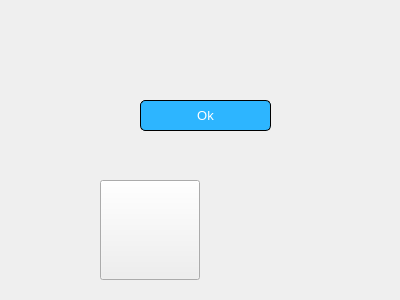
<?xml version="1.0" encoding="UTF-8"?>
<ui version="4.0">
 <class>Form</class>
 <widget class="QWidget" name="Form">
  <property name="geometry">
   <rect>
    <x>0</x>
    <y>0</y>
    <width>400</width>
    <height>300</height>
   </rect>
  </property>
  <property name="windowTitle">
   <string>Form</string>
  </property>
  <widget class="QToolButton" name="toolButton">
   <property name="geometry">
    <rect>
     <x>100</x>
     <y>180</y>
     <width>100</width>
     <height>100</height>
    </rect>
   </property>
   <property name="sizePolicy">
    <sizepolicy hsizetype="Fixed" vsizetype="Fixed">
     <horstretch>0</horstretch>
     <verstretch>0</verstretch>
    </sizepolicy>
   </property>
   <property name="minimumSize">
    <size>
     <width>100</width>
     <height>100</height>
    </size>
   </property>
   <property name="maximumSize">
    <size>
     <width>100</width>
     <height>100</height>
    </size>
   </property>
   <property name="baseSize">
    <size>
     <width>100</width>
     <height>100</height>
    </size>
   </property>
   <property name="cursor">
    <cursorShape>PointingHandCursor</cursorShape>
   </property>
   <property name="autoFillBackground">
    <bool>false</bool>
   </property>
   <property name="styleSheet">
    <string notr="true">border-image: url(:/Images/Images/Hold_Sale.png) 0 0 0 0 stretch stretch</string>
   </property>
   <property name="text">
    <string/>
   </property>
  </widget>
  <widget class="QToolButton" name="toolButton_2">
   <property name="geometry">
    <rect>
     <x>140</x>
     <y>100</y>
     <width>131</width>
     <height>31</height>
    </rect>
   </property>
   <property name="font">
    <font>
     <family>Segoe UI</family>
     <pointsize>10</pointsize>
    </font>
   </property>
   <property name="cursor">
    <cursorShape>PointingHandCursor</cursorShape>
   </property>
   <property name="styleSheet">
    <string notr="true">background-color: #2db5ff; border-radius: 5px; color: white; border: 1px solid black;</string>
   </property>
   <property name="text">
    <string>Ok</string>
   </property>
  </widget>
 </widget>
 <resources>
  <include location="qt_resources.qrc"/>
 </resources>
 <connections/>
</ui>
